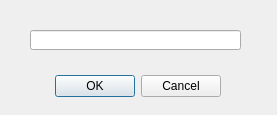
<?xml version="1.0" encoding="UTF-8"?>
<ui version="4.0">
 <class>Dialog</class>
 <widget class="QDialog" name="Dialog">
  <property name="geometry">
   <rect>
    <x>0</x>
    <y>0</y>
    <width>277</width>
    <height>115</height>
   </rect>
  </property>
  <property name="windowTitle">
   <string>Dialog</string>
  </property>
  <widget class="QDialogButtonBox" name="buttonBox">
   <property name="geometry">
    <rect>
     <x>-120</x>
     <y>70</y>
     <width>341</width>
     <height>32</height>
    </rect>
   </property>
   <property name="orientation">
    <enum>Qt::Horizontal</enum>
   </property>
   <property name="standardButtons">
    <set>QDialogButtonBox::Cancel|QDialogButtonBox::Ok</set>
   </property>
  </widget>
  <widget class="QLineEdit" name="inputNumb">
   <property name="geometry">
    <rect>
     <x>30</x>
     <y>30</y>
     <width>211</width>
     <height>20</height>
    </rect>
   </property>
  </widget>
 </widget>
 <resources/>
 <connections>
  <connection>
   <sender>buttonBox</sender>
   <signal>accepted()</signal>
   <receiver>Dialog</receiver>
   <slot>accept()</slot>
   <hints>
    <hint type="sourcelabel">
     <x>248</x>
     <y>254</y>
    </hint>
    <hint type="destinationlabel">
     <x>157</x>
     <y>274</y>
    </hint>
   </hints>
  </connection>
  <connection>
   <sender>buttonBox</sender>
   <signal>rejected()</signal>
   <receiver>Dialog</receiver>
   <slot>reject()</slot>
   <hints>
    <hint type="sourcelabel">
     <x>316</x>
     <y>260</y>
    </hint>
    <hint type="destinationlabel">
     <x>286</x>
     <y>274</y>
    </hint>
   </hints>
  </connection>
 </connections>
</ui>
